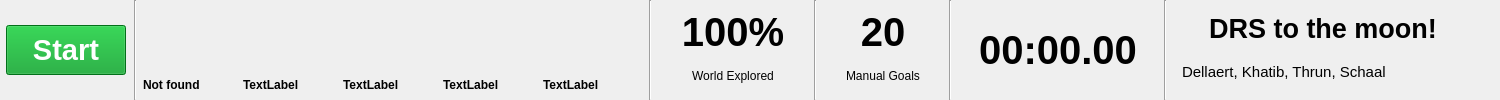
<?xml version="1.0" encoding="UTF-8"?>
<ui version="4.0">
 <class>Form</class>
 <widget class="QWidget" name="Form">
  <property name="geometry">
   <rect>
    <x>0</x>
    <y>0</y>
    <width>1500</width>
    <height>100</height>
   </rect>
  </property>
  <property name="minimumSize">
   <size>
    <width>1200</width>
    <height>100</height>
   </size>
  </property>
  <property name="maximumSize">
   <size>
    <width>16777215</width>
    <height>100</height>
   </size>
  </property>
  <property name="windowTitle">
   <string>CDT GUI</string>
  </property>
  <property name="autoFillBackground">
   <bool>false</bool>
  </property>
  <layout class="QHBoxLayout" name="horizontalLayout">
   <property name="leftMargin">
    <number>4</number>
   </property>
   <property name="topMargin">
    <number>0</number>
   </property>
   <property name="rightMargin">
    <number>0</number>
   </property>
   <property name="bottomMargin">
    <number>0</number>
   </property>
   <item>
    <widget class="QWidget" name="widgetPerformanceModels" native="true">
     <property name="maximumSize">
      <size>
       <width>16777215</width>
       <height>64</height>
      </size>
     </property>
     <layout class="QGridLayout" name="gridLayout_4">
      <property name="leftMargin">
       <number>2</number>
      </property>
      <property name="topMargin">
       <number>2</number>
      </property>
      <property name="rightMargin">
       <number>2</number>
      </property>
      <property name="bottomMargin">
       <number>2</number>
      </property>
      <item row="0" column="0">
       <widget class="QPushButton" name="buttonState">
        <property name="minimumSize">
         <size>
          <width>120</width>
          <height>50</height>
         </size>
        </property>
        <property name="maximumSize">
         <size>
          <width>120</width>
          <height>16777215</height>
         </size>
        </property>
        <property name="font">
         <font>
          <pointsize>22</pointsize>
          <weight>75</weight>
          <bold>true</bold>
         </font>
        </property>
        <property name="styleSheet">
         <string notr="true">background-color: rgb(3, 157, 35);
color: rgb(255, 255, 255);</string>
        </property>
        <property name="text">
         <string>Start</string>
        </property>
       </widget>
      </item>
     </layout>
    </widget>
   </item>
   <item>
    <widget class="Line" name="line_2">
     <property name="orientation">
      <enum>Qt::Vertical</enum>
     </property>
    </widget>
   </item>
   <item>
    <widget class="QWidget" name="widgetObjects" native="true">
     <property name="minimumSize">
      <size>
       <width>500</width>
       <height>0</height>
      </size>
     </property>
     <property name="maximumSize">
      <size>
       <width>600</width>
       <height>120</height>
      </size>
     </property>
     <layout class="QGridLayout" name="gridLayout_2">
      <property name="leftMargin">
       <number>0</number>
      </property>
      <property name="topMargin">
       <number>0</number>
      </property>
      <property name="rightMargin">
       <number>0</number>
      </property>
      <property name="bottomMargin">
       <number>0</number>
      </property>
      <property name="spacing">
       <number>0</number>
      </property>
      <item row="0" column="0">
       <layout class="QGridLayout" name="gridLayout">
        <item row="0" column="3">
         <widget class="QLabel" name="labelBarrow">
          <property name="minimumSize">
           <size>
            <width>70</width>
            <height>70</height>
           </size>
          </property>
          <property name="maximumSize">
           <size>
            <width>70</width>
            <height>70</height>
           </size>
          </property>
          <property name="text">
           <string/>
          </property>
          <property name="pixmap">
           <pixmap resource="resources.qrc">:/barrow.jpg</pixmap>
          </property>
          <property name="scaledContents">
           <bool>true</bool>
          </property>
         </widget>
        </item>
        <item row="1" column="4">
         <widget class="QLabel" name="labelDuckPosition">
          <property name="minimumSize">
           <size>
            <width>100</width>
            <height>0</height>
           </size>
          </property>
          <property name="maximumSize">
           <size>
            <width>100</width>
            <height>16777215</height>
           </size>
          </property>
          <property name="font">
           <font>
            <pointsize>9</pointsize>
            <weight>75</weight>
            <bold>true</bold>
           </font>
          </property>
          <property name="text">
           <string>TextLabel</string>
          </property>
         </widget>
        </item>
        <item row="0" column="1">
         <widget class="QLabel" name="labelBarrel">
          <property name="minimumSize">
           <size>
            <width>70</width>
            <height>70</height>
           </size>
          </property>
          <property name="maximumSize">
           <size>
            <width>70</width>
            <height>70</height>
           </size>
          </property>
          <property name="text">
           <string/>
          </property>
          <property name="pixmap">
           <pixmap resource="resources.qrc">:/barrel.jpg</pixmap>
          </property>
          <property name="scaledContents">
           <bool>true</bool>
          </property>
         </widget>
        </item>
        <item row="1" column="2">
         <widget class="QLabel" name="labelComputerPosition">
          <property name="minimumSize">
           <size>
            <width>100</width>
            <height>0</height>
           </size>
          </property>
          <property name="maximumSize">
           <size>
            <width>100</width>
            <height>16777215</height>
           </size>
          </property>
          <property name="font">
           <font>
            <pointsize>9</pointsize>
            <weight>75</weight>
            <bold>true</bold>
           </font>
          </property>
          <property name="text">
           <string>TextLabel</string>
          </property>
         </widget>
        </item>
        <item row="0" column="0">
         <widget class="QLabel" name="labelDog">
          <property name="enabled">
           <bool>true</bool>
          </property>
          <property name="minimumSize">
           <size>
            <width>70</width>
            <height>70</height>
           </size>
          </property>
          <property name="maximumSize">
           <size>
            <width>70</width>
            <height>70</height>
           </size>
          </property>
          <property name="text">
           <string/>
          </property>
          <property name="pixmap">
           <pixmap resource="resources.qrc">:/clifford.jpg</pixmap>
          </property>
          <property name="scaledContents">
           <bool>true</bool>
          </property>
          <property name="alignment">
           <set>Qt::AlignCenter</set>
          </property>
         </widget>
        </item>
        <item row="1" column="1">
         <widget class="QLabel" name="labelBarrelPosition">
          <property name="minimumSize">
           <size>
            <width>100</width>
            <height>0</height>
           </size>
          </property>
          <property name="maximumSize">
           <size>
            <width>100</width>
            <height>16777215</height>
           </size>
          </property>
          <property name="font">
           <font>
            <pointsize>9</pointsize>
            <weight>75</weight>
            <bold>true</bold>
           </font>
          </property>
          <property name="text">
           <string>TextLabel</string>
          </property>
         </widget>
        </item>
        <item row="1" column="3">
         <widget class="QLabel" name="labelBarrowPosition">
          <property name="minimumSize">
           <size>
            <width>100</width>
            <height>0</height>
           </size>
          </property>
          <property name="maximumSize">
           <size>
            <width>100</width>
            <height>16777215</height>
           </size>
          </property>
          <property name="font">
           <font>
            <pointsize>9</pointsize>
            <weight>75</weight>
            <bold>true</bold>
           </font>
          </property>
          <property name="text">
           <string>TextLabel</string>
          </property>
         </widget>
        </item>
        <item row="0" column="2">
         <widget class="QLabel" name="labelComputer">
          <property name="minimumSize">
           <size>
            <width>70</width>
            <height>70</height>
           </size>
          </property>
          <property name="maximumSize">
           <size>
            <width>70</width>
            <height>70</height>
           </size>
          </property>
          <property name="text">
           <string/>
          </property>
          <property name="pixmap">
           <pixmap resource="resources.qrc">:/computer.jpg</pixmap>
          </property>
          <property name="scaledContents">
           <bool>true</bool>
          </property>
         </widget>
        </item>
        <item row="1" column="0">
         <widget class="QLabel" name="labelDogPosition">
          <property name="minimumSize">
           <size>
            <width>100</width>
            <height>0</height>
           </size>
          </property>
          <property name="maximumSize">
           <size>
            <width>100</width>
            <height>16777215</height>
           </size>
          </property>
          <property name="font">
           <font>
            <pointsize>9</pointsize>
            <weight>75</weight>
            <bold>true</bold>
           </font>
          </property>
          <property name="text">
           <string>Not found</string>
          </property>
         </widget>
        </item>
        <item row="0" column="4">
         <widget class="QLabel" name="labelDuck">
          <property name="minimumSize">
           <size>
            <width>70</width>
            <height>70</height>
           </size>
          </property>
          <property name="maximumSize">
           <size>
            <width>70</width>
            <height>70</height>
           </size>
          </property>
          <property name="text">
           <string/>
          </property>
          <property name="pixmap">
           <pixmap resource="resources.qrc">:/duck.jpg</pixmap>
          </property>
          <property name="scaledContents">
           <bool>true</bool>
          </property>
         </widget>
        </item>
       </layout>
      </item>
     </layout>
    </widget>
   </item>
   <item>
    <widget class="Line" name="line">
     <property name="orientation">
      <enum>Qt::Vertical</enum>
     </property>
    </widget>
   </item>
   <item>
    <widget class="QWidget" name="widget_2" native="true">
     <property name="minimumSize">
      <size>
       <width>150</width>
       <height>0</height>
      </size>
     </property>
     <property name="maximumSize">
      <size>
       <width>120</width>
       <height>16777215</height>
      </size>
     </property>
     <layout class="QVBoxLayout" name="verticalLayout">
      <item>
       <widget class="QLabel" name="labelWorldExploredPercentage">
        <property name="font">
         <font>
          <pointsize>30</pointsize>
          <weight>75</weight>
          <bold>true</bold>
         </font>
        </property>
        <property name="text">
         <string>100%</string>
        </property>
        <property name="alignment">
         <set>Qt::AlignCenter</set>
        </property>
       </widget>
      </item>
      <item>
       <widget class="QLabel" name="label_2">
        <property name="text">
         <string>World Explored</string>
        </property>
        <property name="alignment">
         <set>Qt::AlignCenter</set>
        </property>
       </widget>
      </item>
     </layout>
    </widget>
   </item>
   <item>
    <widget class="Line" name="line_3">
     <property name="orientation">
      <enum>Qt::Vertical</enum>
     </property>
    </widget>
   </item>
   <item>
    <widget class="QWidget" name="widget" native="true">
     <property name="minimumSize">
      <size>
       <width>120</width>
       <height>0</height>
      </size>
     </property>
     <layout class="QVBoxLayout" name="verticalLayout_2">
      <item>
       <widget class="QLabel" name="labelManualGoals">
        <property name="font">
         <font>
          <pointsize>30</pointsize>
          <weight>75</weight>
          <bold>true</bold>
         </font>
        </property>
        <property name="text">
         <string>20</string>
        </property>
        <property name="alignment">
         <set>Qt::AlignCenter</set>
        </property>
       </widget>
      </item>
      <item>
       <widget class="QLabel" name="label_7">
        <property name="text">
         <string>Manual Goals</string>
        </property>
        <property name="alignment">
         <set>Qt::AlignCenter</set>
        </property>
       </widget>
      </item>
     </layout>
    </widget>
   </item>
   <item>
    <widget class="Line" name="line_9">
     <property name="orientation">
      <enum>Qt::Vertical</enum>
     </property>
    </widget>
   </item>
   <item>
    <widget class="QLabel" name="labelTime">
     <property name="minimumSize">
      <size>
       <width>200</width>
       <height>0</height>
      </size>
     </property>
     <property name="maximumSize">
      <size>
       <width>200</width>
       <height>16777215</height>
      </size>
     </property>
     <property name="font">
      <font>
       <pointsize>30</pointsize>
       <weight>75</weight>
       <bold>true</bold>
      </font>
     </property>
     <property name="text">
      <string>00:00.00</string>
     </property>
     <property name="alignment">
      <set>Qt::AlignCenter</set>
     </property>
    </widget>
   </item>
   <item>
    <widget class="Line" name="line_4">
     <property name="orientation">
      <enum>Qt::Vertical</enum>
     </property>
    </widget>
   </item>
   <item>
    <widget class="QWidget" name="widget_3" native="true">
     <property name="minimumSize">
      <size>
       <width>300</width>
       <height>0</height>
      </size>
     </property>
     <property name="maximumSize">
      <size>
       <width>400</width>
       <height>16777215</height>
      </size>
     </property>
     <layout class="QVBoxLayout" name="verticalLayout_3">
      <item>
       <widget class="QLabel" name="labelTeam">
        <property name="font">
         <font>
          <pointsize>20</pointsize>
          <weight>75</weight>
          <bold>true</bold>
         </font>
        </property>
        <property name="text">
         <string>DRS to the moon!</string>
        </property>
        <property name="alignment">
         <set>Qt::AlignCenter</set>
        </property>
       </widget>
      </item>
      <item>
       <widget class="QLabel" name="labelNames">
        <property name="font">
         <font>
          <pointsize>11</pointsize>
         </font>
        </property>
        <property name="text">
         <string>Dellaert, Khatib, Thrun, Schaal</string>
        </property>
       </widget>
      </item>
     </layout>
    </widget>
   </item>
   <item>
    <spacer name="horizontalSpacer_2">
     <property name="orientation">
      <enum>Qt::Horizontal</enum>
     </property>
     <property name="sizeHint" stdset="0">
      <size>
       <width>40</width>
       <height>20</height>
      </size>
     </property>
    </spacer>
   </item>
  </layout>
 </widget>
 <resources>
  <include location="resources.qrc"/>
  <include location="../../../../../git/cdt_challenge_2021_private/cdt_rqt/resource/resources.qrc"/>
 </resources>
 <connections/>
</ui>
